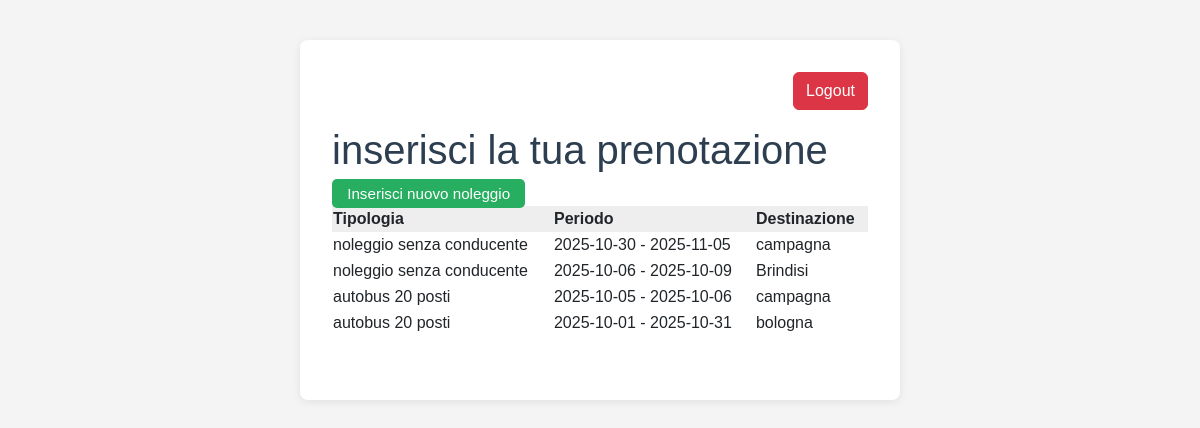
/modifica_noleggio.php (signed in), run on the app's committed database.
### tables this page shows
CREATE TABLE `noleggio` (
  `id` int(11) NOT NULL,
  `cliente_id` int(11) NOT NULL,
  `tipologia_noleggio_id` int(11) NOT NULL,
  `automezzo_id` int(11) DEFAULT NULL,
  `data_inizio` date NOT NULL,
  `data_fine` date NOT NULL,
  `importo` decimal(10,2) DEFAULT NULL,
  `destinazione` varchar(255) DEFAULT NULL,
  `accompagnatore` varchar(100) DEFAULT NULL,
  `preventivo` tinyint(1) NOT NULL DEFAULT 0,
  `pagato` tinyint(1) NOT NULL DEFAULT 0,
  `ivato` tinyint(1) NOT NULL DEFAULT 0,
  `autista1_id` int(11) DEFAULT NULL,
  `autista2_id` int(11) DEFAULT NULL
);

CREATE TABLE `tipologie_noleggio` (
  `id` int(11) NOT NULL,
  `nome` varchar(100) NOT NULL
);

### public/modifica_noleggio.php (the view, shortened to what this page needs)
<?php
require_once __DIR__ . '/../src/bootstrap.php';
$where = '';
$params = [];
if (isset($_SESSION['cliente_id'])) {
    $where = 'WHERE n.cliente_id = ?';
    $params[] = $_SESSION['cliente_id'];
}
$sql = 'SELECT n.id, c.cognome AS cliente_cognome, c.nome AS cliente_nome, t.nome AS tipologia, n.data_inizio, n.data_fine, n.destinazione FROM noleggio n LEFT JOIN cliente c ON n.cliente_id = c.id LEFT JOIN tipologie_noleggio t ON n.tipologia_noleggio_id = t.id ' . $where . ' ORDER BY n.data_inizio DESC';
$stmt = $pdo->prepare($sql);
$stmt->execute($params);
$elenco_noleggi = $stmt->fetchAll();
?>
<!DOCTYPE html>
<html lang="it">
<head>
    <link rel="stylesheet" href="https://cdnjs.cloudflare.com/ajax/libs/bootstrap/5.3.2/css/bootstrap.min.css">
</head>
<body>
<div class="container">
    <div class="d-flex justify-content-end" style="margin-bottom: 1em;">
        <a href="?logout=1" class="btn btn-danger">Logout</a>
    </div>
    <h1>inserisci la tua prenotazione</h1>
</body>
</html>
<div style="margin-bottom:2em;">
    <a href="modifica_noleggio.php?azione=nuovo" style="background:#27ae60;color:#fff;padding:0.4em 1em;border-radius:5px;text-decoration:none;font-size:0.95em;">Inserisci nuovo noleggio</a>
    <table style="width:100%;border-collapse:collapse;background:#fff;">
        <thead>
            <tr style="background:#eee;">
                <th>Tipologia</th>
                <th>Periodo</th>
                <th>Destinazione</th>
            </tr>
        </thead>
        <tbody>
        <?php foreach ($elenco_noleggi as $n): ?>
            <tr>
                <td><?= htmlspecialchars($n['tipologia']) ?></td>
                <td><?= htmlspecialchars($n['data_inizio']) ?> - <?= htmlspecialchars($n['data_fine']) ?></td>
                <td><?= htmlspecialchars($n['destinazione'] ?? '') ?></td>
            </tr>
        <?php endforeach; ?>
        </tbody>
    </table>
</div>
</body>
</html>

### public/modifica_noleggio.php (style rules this page uses)
body { font-family: Arial, sans-serif; background: #f4f4f4; }
.container { max-width: 600px; margin: 40px auto; background: #fff; border-radius: 8px; box-shadow: 0 2px 8px rgba(0,0,0,0.08); padding: 2rem; }
h1 { color: #2c3e50; }

### data on the page
noleggio: tipologia_noleggio.nome "noleggio senza conducente", data_inizio "2025-10-30", data_fine "2025-11-05", destinazione "campagna"
noleggio: tipologia_noleggio.nome "noleggio senza conducente", data_inizio "2025-10-06", data_fine "2025-10-09", destinazione "Brindisi"
noleggio: tipologia_noleggio.nome "autobus 20 posti", data_inizio "2025-10-05", data_fine "2025-10-06", destinazione "campagna"
noleggio: tipologia_noleggio.nome "autobus 20 posti", data_inizio "2025-10-01", data_fine "2025-10-31", destinazione "bologna"
